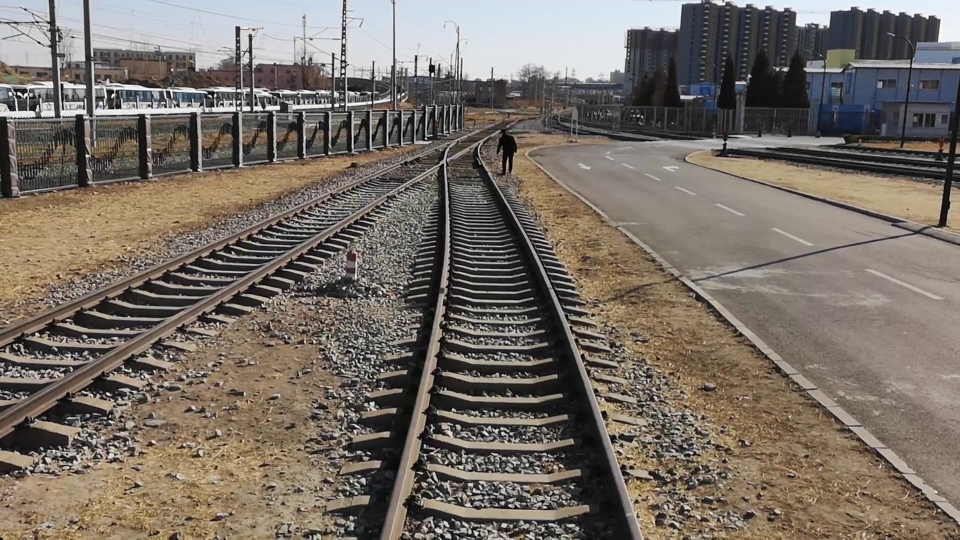
#> input picture data_images/385.jpg, 1920 x 1080 px (shown at 1/2 size)
$ python -i threshold_process.py   (imports and definitions only)   (older library calls are emulated)
#> lines starting #> are read from the running program, lines starting #| are printed output that depends on the picture; after the words box and inside, x2 and y2 are one past the last pixel; in counts of white or black regions, pixels touching at a corner belong together
import cv2
import numpy as np

def abs_sobel_thresh(img,orient='x',thresh_min=0,thresh_max=255):
    #转换成灰度图
    gray_img=cv2.cvtColor(img,cv2.COLOR_RGB2GRAY)

    #参考代码方法
    #在x和y方向上应用sobel函数
    if orient=='x':
        abs_sobel=np.absolute(cv2.Sobel(gray_img,cv2.CV_64F,1,0))
    if orient=='y':
        abs_sobel=np.absolute(cv2.Sobel(gray_img,cv2.CV_64F,0,1))
    #转换为8位整数
    sobel_img=np.uint8(255*abs_sobel/np.max(abs_sobel))

    # [14 lines of commented-out code are left out]
    binary_img=np.zeros_like(sobel_img)

    #阈值索引
    binary_img[(sobel_img>=thresh_min)&(sobel_img<=thresh_max)]=255 #参考代码中给的是1,我觉得这里应该是255

    return binary_img

def mag_thresh(img,sobel_kernel=3,mag_thresh=(0,255)):
    """
    :param img:
    :param sobel_kernel:
    :param meg_thresh:
    :return:
    """
    gray_img=cv2.cvtColor(img,cv2.COLOR_RGB2GRAY)

    #sobel梯度检测
    sobelx_img=cv2.Sobel(gray_img,cv2.CV_64F,1,0,ksize=sobel_kernel)
    sobely_img=cv2.Sobel(gray_img,cv2.CV_64F,0,1,ksize=sobel_kernel)

    #计算梯度幅值
    #参考代码方法
    # grad_mag=np.sqrt(sobelx_img**2+sobely_img**2)
    #使用内置代码
    grad_mag=cv2.magnitude(sobelx_img,sobely_img) #等于参考中的代码

    #归一化到0-255
    #参考代码方法
    scale_factor=np.max(grad_mag)/255
    grad_mag=(grad_mag/scale_factor).astype(np.uint8)
    # #方法二
    # grad_mag=cv2.convertScaleAbs(grad_mag)

    #创建一个空数组
    binary_mag=np.zeros_like(grad_mag)
    binary_mag[(grad_mag>=mag_thresh[0])&(grad_mag<=mag_thresh[1])]=255 #参考代码中给的是1，我觉得应该是255

    return binary_mag


def dir_thresh(img,sobel_kernel=3,dir_thresh=(0,np.pi/2)):
    """
    :param img:
    :param sobel_kernel:
    :param dir_thresh:
    :return:
    """
    gray_img=cv2.cvtColor(img,cv2.COLOR_RGB2GRAY)
    #sobel梯度检测
    sobelx_img=cv2.Sobel(gray_img,cv2.CV_64F,1,0,ksize=sobel_kernel)
    sobely_img=cv2.Sobel(gray_img,cv2.CV_64F,0,1,ksize=sobel_kernel)

    #计算梯度方向
    #参考代码
    #为什么要用绝对值,都求绝对值，不就没有象限的概念了吗,(貌似这里不是为了真的计算方向，而是就是保留有方向的像素)
    grad_dir=np.arctan2(np.absolute(sobelx_img),np.absolute(sobelx_img))
    #内置代码
    # grad_dir=cv2.phase(sobelx_img,sobely_img)

    #创建一个空数组
    binary_dir=np.zeros_like(grad_dir)
    binary_dir[(grad_dir>=dir_thresh[0])&(grad_dir<=dir_thresh[1])]=255 #原文代码中给的是1，我觉的应该是255,好像1和255都可以(但是不太一样)

    return binary_dir


def hls_select(img,channel='s',hls_thresh=(0,255)):
    """
    :param img:
    :param thresh:
    :return:
    """
    hls_img=cv2.cvtColor(img,cv2.COLOR_RGB2HLS)
    if channel=='h':
        channel=hls_img[:,:,0]
    elif channel=='l':
        channel=hls_img[:,:,1]
    else:
        channel=hls_img[:,:,2]

    binary_channel=np.zeros_like(channel)
    binary_channel[(channel>=hls_thresh[0])&(channel<=hls_thresh[1])]=255

    return binary_channel


def lab_select(img,lab_thresh=(0,255)):
    """
    :param img:
    :param lab_thresh:
    :return:
    """
    lab_img = cv2.cvtColor(img, cv2.COLOR_RGB2Lab)
    b_channel = lab_img[:,:,2]
    binary_lab = np.zeros_like(b_channel)
    binary_lab[(b_channel > lab_thresh[0]) & (b_channel <= lab_thresh[1])] = 255
    return binary_lab

def luv_select(img,luv_thresh=(0,255)):
    """
    :param img:
    :param luv_thresh:
    :return:
    """
    luv_img = cv2.cvtColor(img, cv2.COLOR_RGB2LUV)
    l_channel = luv_img[:,:,0]
    binary_luv = np.zeros_like(l_channel)
    binary_luv[(l_channel > luv_thresh[0]) & (l_channel <= luv_thresh[1])] = 255
    return binary_luv


def thresholding(img):
    """
    :param img:
    :return:
    """
    x_threshold=abs_sobel_thresh(img,orient='x',thresh_min=90,thresh_max=255)
    mag_threshold=mag_thresh(img,sobel_kernel=3,mag_thresh=(30,170))
    dir_threshold=dir_thresh(img,sobel_kernel=3,dir_thresh=(0.7,1.3))
    hls_threshold=hls_select(img,hls_thresh=(160,255)) #通道顺序hls
    lab_threshold=lab_select(img,lab_thresh=(155,210))
    luv_threshold=luv_select(img,luv_thresh=(225,255))

    #综合阈值
    thresh_img=np.zeros_like(x_threshold)
    thresh_img[((x_threshold == 255) & (mag_threshold == 255)) | ((dir_threshold == 255) & (hls_threshold == 255)) | (lab_threshold == 255) | (luv_threshold == 255)]=255

    return thresh_img

>>> import cv2
>>> picture = cv2.cvtColor(cv2.imread('data_images/385.jpg'), cv2.COLOR_BGR2RGB)
>>> result = thresholding(picture)
#> in thresholding, `x_threshold=abs_sobel_thresh(img,orient='x',thresh_min=90,thresh_max=2..`:
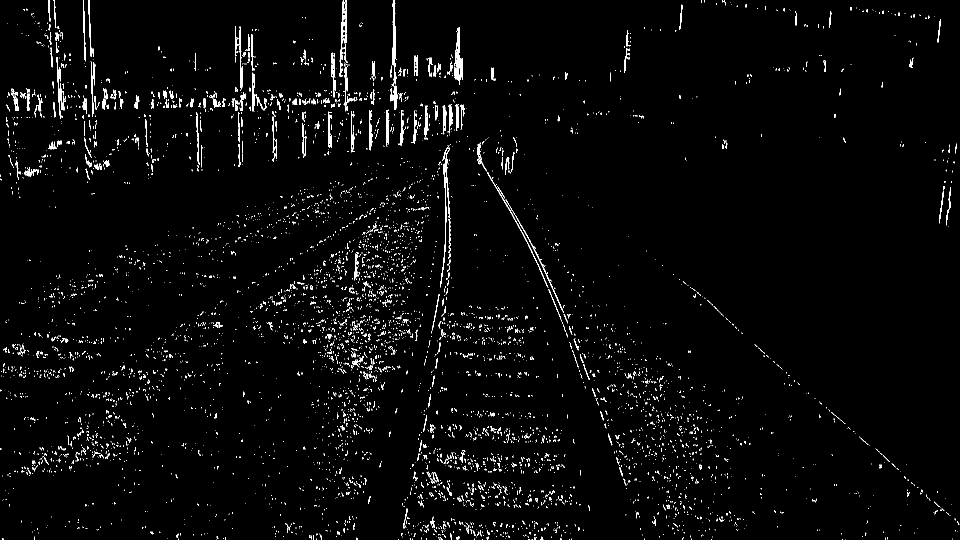
#> x_threshold: shape (1080, 1920) (shown at 1/2 size); 2.4% white in thin lines or dots
#> in mag_thresh, `grad_mag=cv2.magnitude(sobelx_img,sobely_img)`:
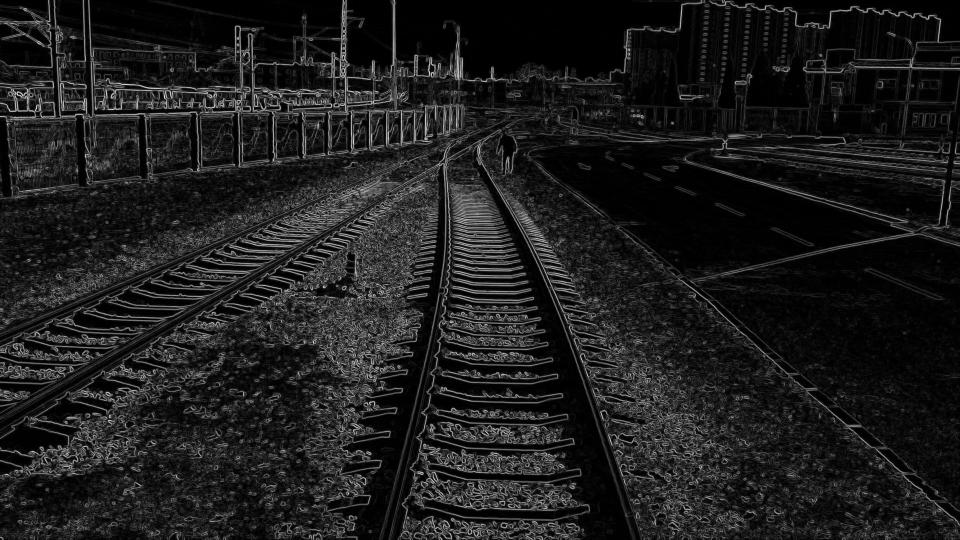
#> grad_mag: shape (1080, 1920) float64 (shown at 1/2 size); min 0, max 859.4, mean 100; drawn with min black and max white
#> in mag_thresh, `scale_factor=np.max(grad_mag)/255`: scale_factor = 3.37
#> in thresholding, `mag_threshold=mag_thresh(img,sobel_kernel=3,mag_thresh=(30,170))`:
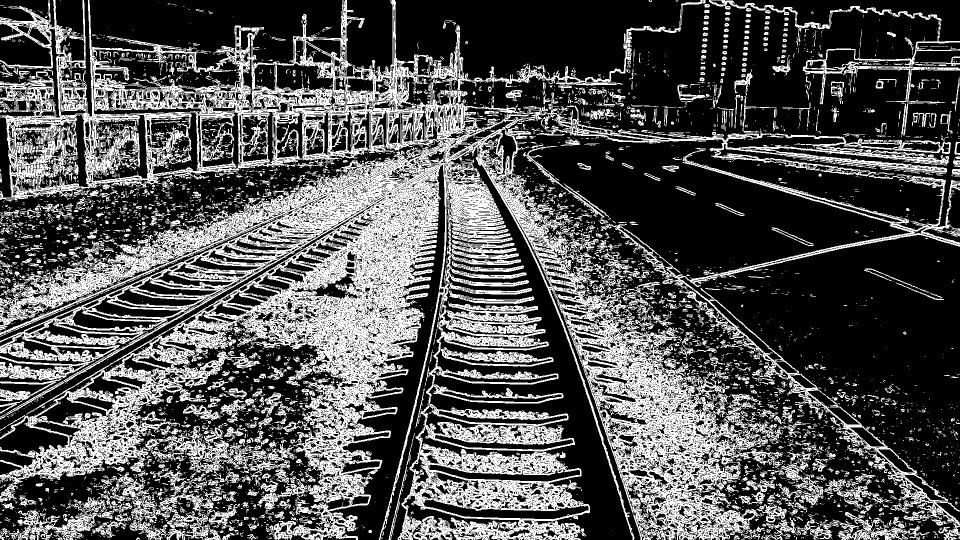
#> mag_threshold: shape (1080, 1920) (shown at 1/2 size); 32.4% white; 6158 white regions (5190 under 20 px), largest, box (x1, y1, x2, y2) and area: (0, 0, 1902, 1080) 511040, (1201, 300, 1920, 1080) 23535, (1418, 0, 1920, 209) 7565
#> in dir_thresh, `grad_dir=np.arctan2(np.absolute(sobelx_img),np.absolute(sobelx_img))`:
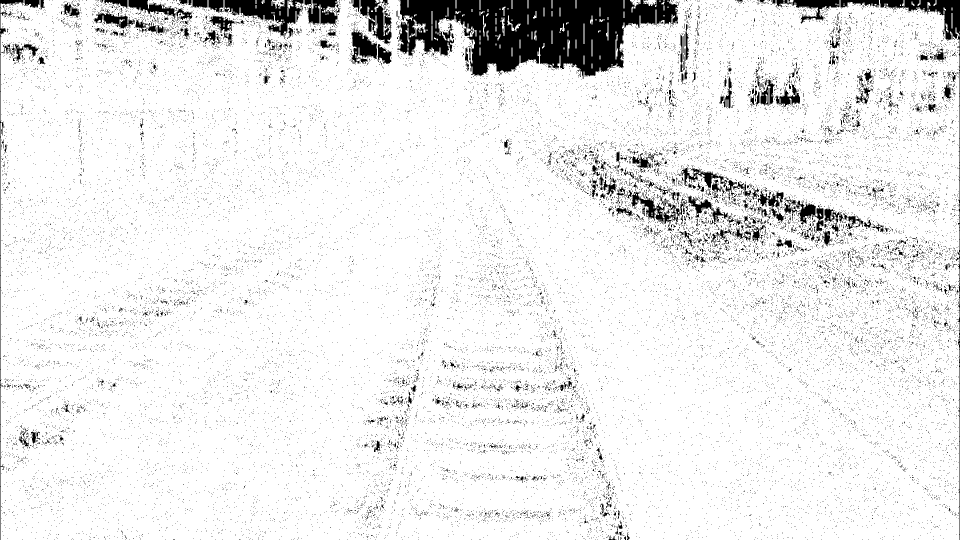
#> grad_dir: shape (1080, 1920) float64 (shown at 1/2 size); values 0 (black) and 0.785 (white), 92.1% white; 31108 black regions (30751 under 20 px), largest, box (x1, y1, x2, y2) and area: (795, 0, 1358, 158) 53341, (1760, 0, 1920, 1080) 5646, (449, 0, 607, 78) 5282
#> in hls_select, `hls_img=cv2.cvtColor(img,cv2.COLOR_RGB2HLS)`: hls_img: shape (1080, 1920, 3); mean of channels 0, 1, 2 39.3, 111, 35.7
#> in hls_select, `channel=hls_img[:,:,2]`:
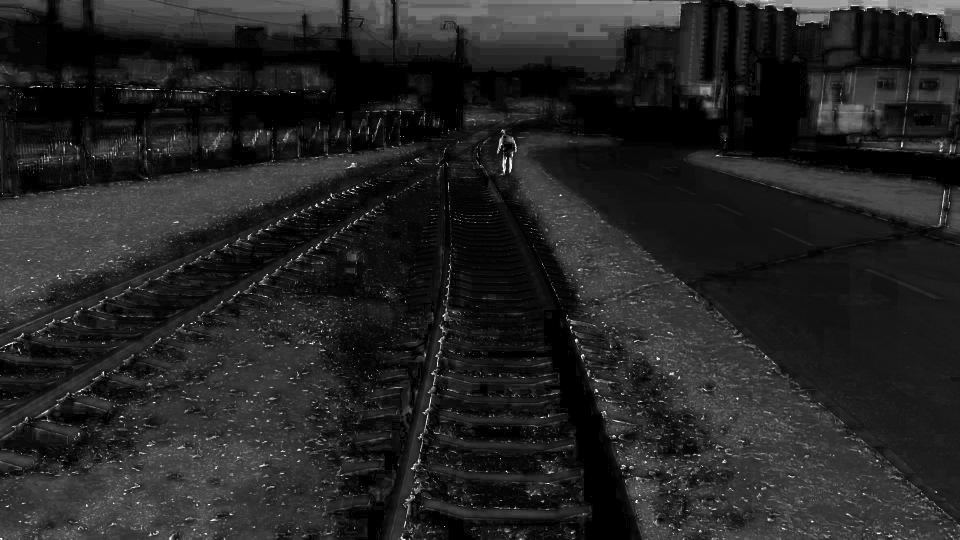
#> channel: shape (1080, 1920) (shown at 1/2 size); min 0, max 255, mean 35.7
#> in thresholding, `hls_threshold=hls_select(img,hls_thresh=(160,255))`: hls_threshold: shape (1080, 1920); 0.42% white in thin lines or dots
#> in lab_select, `lab_img = cv2.cvtColor(img, cv2.COLOR_RGB2Lab)`: lab_img: shape (1080, 1920, 3); mean of channels 0, 1, 2 118.1, 130.2, 134.1
#> in lab_select, `b_channel = lab_img[:,:,2]`:
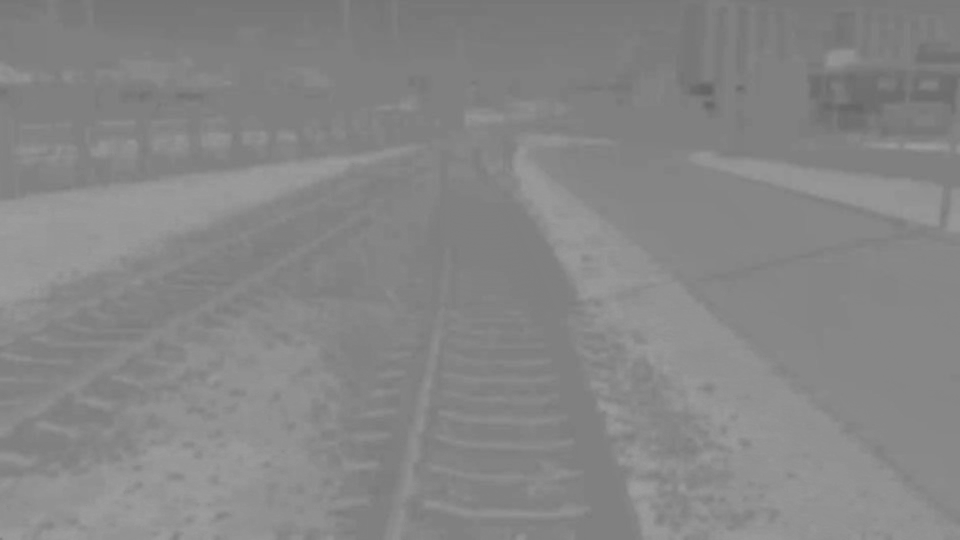
#> b_channel: shape (1080, 1920) (shown at 1/2 size); min 99, max 159, mean 134.1
#> in thresholding, `lab_threshold=lab_select(img,lab_thresh=(155,210))`: lab_threshold: shape (1080, 1920); 0.08% white; 129 white regions (114 under 20 px), largest, box (x1, y1, x2, y2) and area: (14, 431, 64, 446) 400, (1265, 968, 1291, 986) 196, (0, 576, 14, 589) 89
#> in luv_select, `luv_img = cv2.cvtColor(img, cv2.COLOR_RGB2LUV)`: luv_img: shape (1080, 1920, 3); mean of channels 0, 1, 2 117.5, 100.7, 143.3
#> in thresholding, `luv_threshold=luv_select(img,luv_thresh=(225,255))`: luv_threshold: shape (1080, 1920); 4% white; 907 white regions (823 under 20 px), largest, box (x1, y1, x2, y2) and area: (908, 0, 1402, 162) 51673, (1429, 0, 1920, 85) 13684, (816, 40, 915, 151) 4628
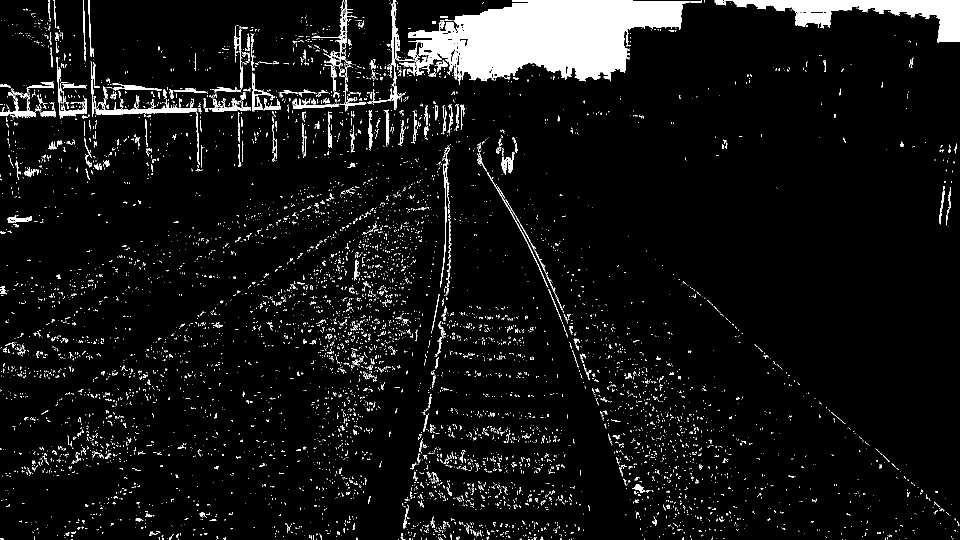
#> result: shape (1080, 1920) (shown at 1/2 size); 6.4% white; 7803 white regions (7355 under 20 px), largest, box (x1, y1, x2, y2) and area: (908, 0, 1404, 163) 52249, (1429, 0, 1920, 85) 13999, (816, 40, 916, 152) 4879
